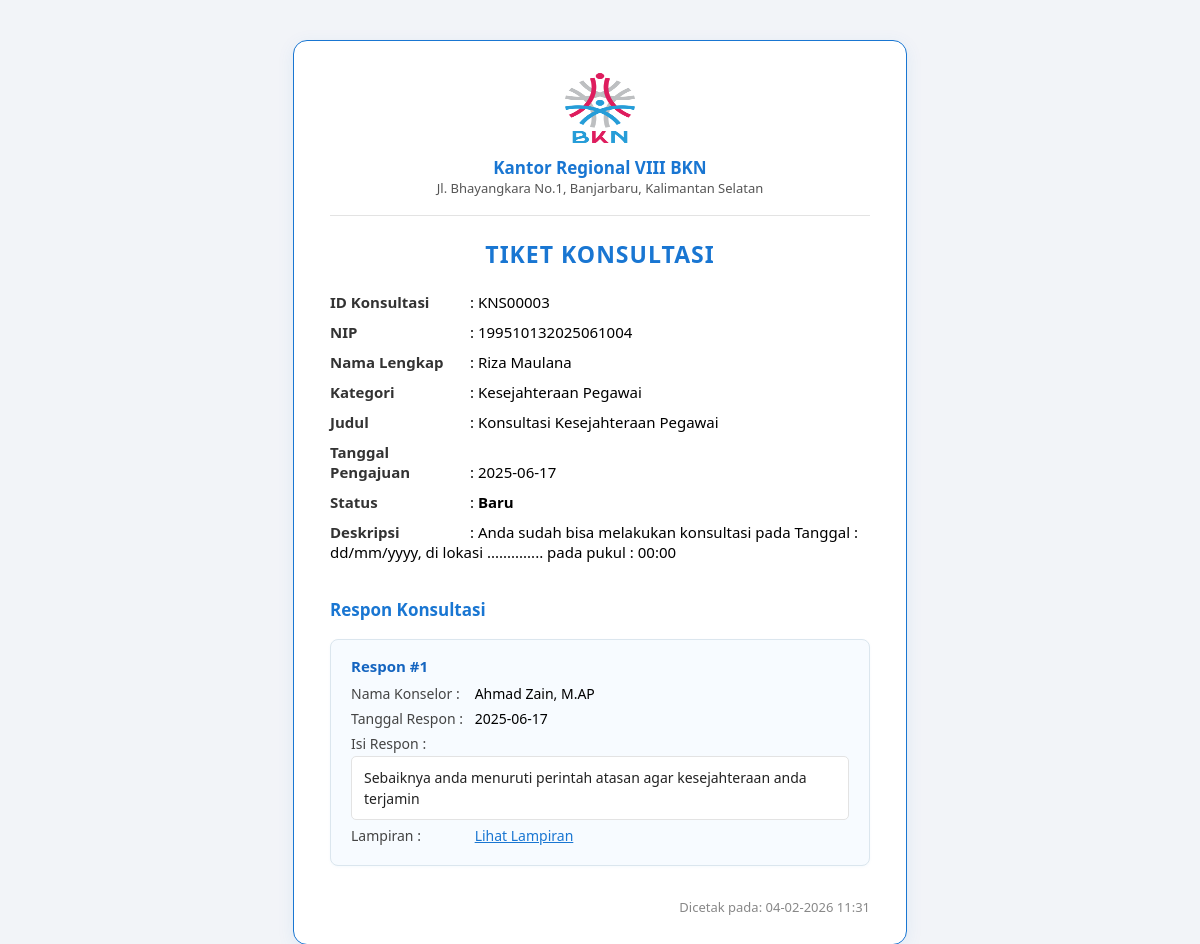
Page /respon_konsultasi.php?nip=199510132025061004 on the earlier database version.
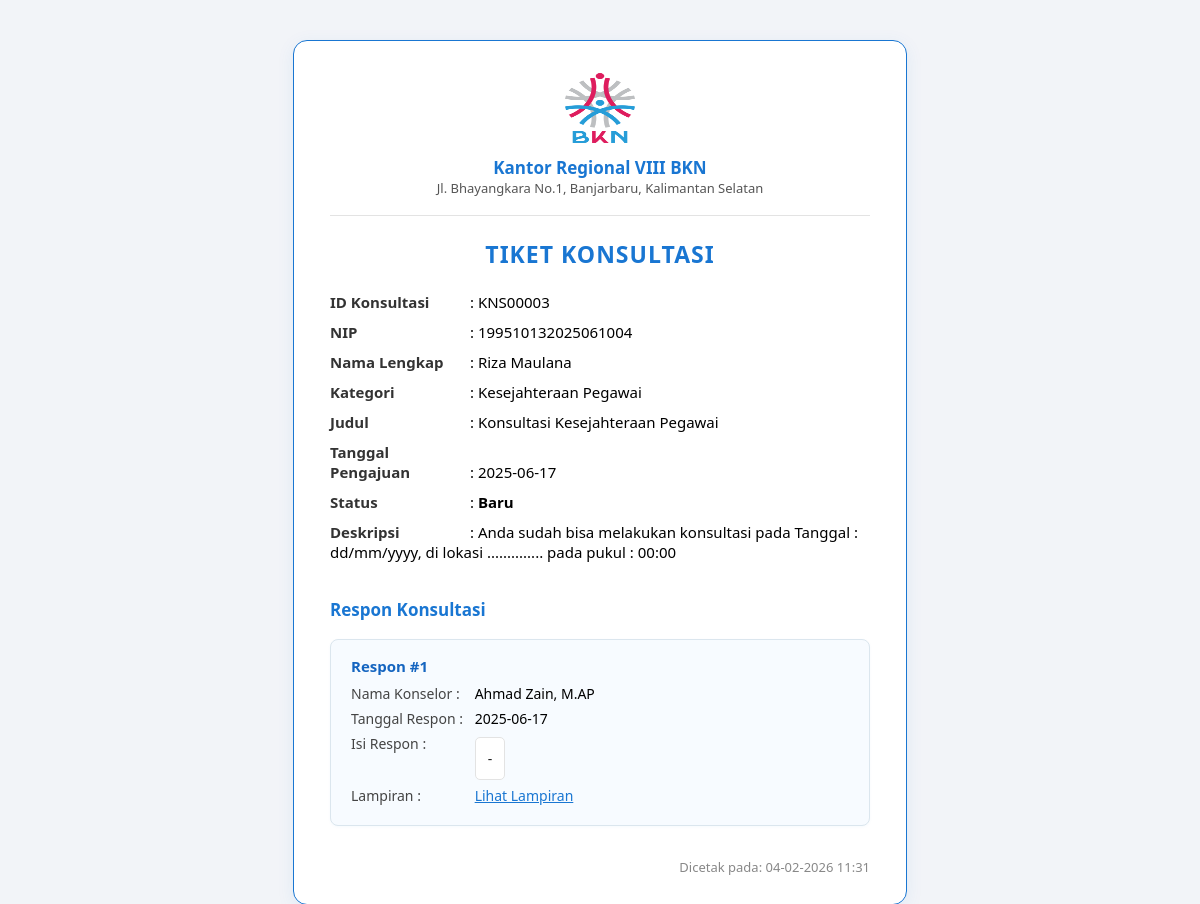
Same page on the later database version.
### tables this page shows
CREATE TABLE `respon_konsultasi` (
  `id_respon_konsultasi` int(11) NOT NULL,
  `id_konsultasi` varchar(25) NOT NULL,
  `id_konselor` int(11) NOT NULL,
  `isi_respon` text NOT NULL,
  `tanggal_respon` date NOT NULL,
  `lampiran_respon` varchar(255) NOT NULL
);

CREATE TABLE `konselor` (
  `id_konselor` int(11) NOT NULL,
  `nama_konselor` varchar(255) NOT NULL,
  `jabatan_konselor` varchar(255) NOT NULL,
  `keahlian` varchar(255) NOT NULL,
  `status` varchar(25) NOT NULL
);

### config/config.php (called while the page is built, shortened)
<?php
function base_url($url = null)
{
    $env_base = getenv('BASE_URL');
    if ($env_base && is_string($env_base) && trim($env_base) !== '') {
        $base = rtrim(trim($env_base), '/');
    } else {
        if (!empty($_SERVER['HTTP_X_FORWARDED_PROTO'])) {
            $scheme = $_SERVER['HTTP_X_FORWARDED_PROTO'];
        } else {
            $scheme = (!empty($_SERVER['HTTPS']) && $_SERVER['HTTPS'] !== 'off') || (isset($_SERVER['SERVER_PORT']) && $_SERVER['SERVER_PORT'] == 443)
                ? 'https'
                : 'http';
        }
        if (!empty($_SERVER['HTTP_HOST'])) {
            $base = $scheme . '://' . $_SERVER['HTTP_HOST'];
        } else {
            $base = 'http://konsultasi_bkn.test';
        }
        $base = rtrim($base, '/');
    }
    if ($url !== null && $url !== '') {
        return $base . '/' . ltrim($url, '/');
    }
    return $base;
}

### respon_konsultasi.php (the view, shortened to what this page needs)
<?php
require 'config/config.php';
require 'config/koneksi.php';
$nip = isset($_GET['nip']) ? trim($_GET['nip']) : '';
$where = [];
if ($nip !== '') {
    $where[] = "k.nip = '" . $koneksi->real_escape_string($nip) . "'";
}
$where_sql = implode(' AND ', $where);
$query = $koneksi->query("
    SELECT k.*, p.nama_lengkap, p.nip, c.nama_kategori
    FROM konsultasi k
    LEFT JOIN pegawai p ON k.nip = p.nip
    LEFT JOIN kategori c ON k.id_kategori = c.id_kategori
    WHERE $where_sql
    LIMIT 1
");
$data = $query->fetch_assoc();
$id_konsultasi_val = $data['id_konsultasi'];
$respon = $koneksi->query("
    SELECT * FROM respon_konsultasi
    LEFT JOIN konselor ON respon_konsultasi.id_konselor = konselor.id_konselor
    WHERE id_konsultasi = '" . $koneksi->real_escape_string($id_konsultasi_val) . "'
    ORDER BY tanggal_respon ASC
");
?>
<!DOCTYPE html>
<html>
<head>
</head>
<body>
    <div class="ticket-container">
        <div class="header">
            <img src="<?= base_url('assets/dist/img/LOGO_BKN.png') ?>" width="70" height="70" alt="Logo BKN">
            <div class="instansi">Kantor Regional VIII BKN</div>
            <div class="alamat">Jl. Bhayangkara No.1, Banjarbaru, Kalimantan Selatan</div>
        </div>
        <hr>
        <div class="ticket-title">TIKET KONSULTASI</div>
        <div class="ticket-info"><span class="label">ID Konsultasi</span>: <?= $data['id_konsultasi'] ?></div>
        <div class="ticket-info"><span class="label">NIP</span>: <?= $data['nip'] ?></div>
        <div class="ticket-info"><span class="label">Nama Lengkap</span>: <?= $data['nama_lengkap'] ?></div>
        <div class="ticket-info"><span class="label">Kategori</span>: <?= $data['nama_kategori'] ?></div>
        <div class="ticket-info"><span class="label">Judul</span>: <?= $data['judul'] ?></div>
        <div class="ticket-info"><span class="label">Tanggal Pengajuan</span>: <?= $data['tanggal_pengajuan'] ?></div>
        <div class="ticket-info"><span class="label">Status</span>: <b><?= $data['status'] ?></b></div>
        <div class="ticket-info"><span class="label">Deskripsi</span>: <?= $data['deskripsi'] ?></div>
        <div class="respon-section">
            <div class="respon-title">Respon Konsultasi</div>
            <?php
            $no = 1;
            if ($respon->num_rows > 0) {
                while ($row = $respon->fetch_assoc()) {
            ?>
            <div class="respon-box">
                <div class="respon-header">Respon #<?= $no++ ?></div>
                <div class="respon-row">
                    <span class="respon-label">Nama Konselor : </span>
                    <span class="respon-content"> <?= htmlspecialchars($row['nama_konselor']) ?></span>
                </div>
                <div class="respon-row">
                    <span class="respon-label">Tanggal Respon : </span>
                    <span class="respon-content"> <?= htmlspecialchars($row['tanggal_respon']) ?></span>
                </div>
                <div class="respon-row">
                    <span class="respon-label">Isi Respon : </span>
                    <span class="respon-content">
                        <div class="respon-isi"><?= nl2br(htmlspecialchars($row['isi_respon'])) ?></div>
                    </span>
                </div>
                <div class="respon-row respon-lampiran">
                    <span class="respon-label">Lampiran : </span>
                    <span class="respon-content">
                    <?php if (!empty($row['lampiran_respon'])): ?>
                        <a href="<?= base_url('uploads/' . $row['lampiran_respon']) ?>" target="_blank">Lihat Lampiran</a>
                    <?php else: ?>
                        <span style="color:#888;">-</span>
                    <?php endif; ?>
                    </span>
                </div>
            </div>
            <?php
                }
            } else {
                echo '<div class="no-respon">Belum ada respon.</div>';
            }
            ?>
        </div>
        <div class="footer">
            Dicetak pada: <?= date('d-m-Y H:i') ?>
        </div>
    </div>
</body>
</html>

Differences in the rows shown:
changed respon_konsultasi "Ahmad Zain, M.AP": isi_respon "Sebaiknya anda menuruti perintah atasan agar kesejahteraan anda terjamin" → "-"
